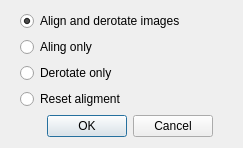
<?xml version="1.0" encoding="UTF-8"?>
<ui version="4.0">
 <class>AlignDialog</class>
 <widget class="QDialog" name="AlignDialog">
  <property name="geometry">
   <rect>
    <x>0</x>
    <y>0</y>
    <width>243</width>
    <height>140</height>
   </rect>
  </property>
  <property name="minimumSize">
   <size>
    <width>0</width>
    <height>0</height>
   </size>
  </property>
  <property name="maximumSize">
   <size>
    <width>320</width>
    <height>240</height>
   </size>
  </property>
  <property name="windowTitle">
   <string>Alignment option</string>
  </property>
  <layout class="QVBoxLayout" name="verticalLayout">
   <property name="leftMargin">
    <number>20</number>
   </property>
   <property name="rightMargin">
    <number>4</number>
   </property>
   <item>
    <widget class="QRadioButton" name="alignDerotateRadioButton">
     <property name="text">
      <string>Align and derotate images</string>
     </property>
     <property name="checked">
      <bool>true</bool>
     </property>
    </widget>
   </item>
   <item>
    <widget class="QRadioButton" name="alignOnlyRadioButton">
     <property name="text">
      <string>Aling only</string>
     </property>
    </widget>
   </item>
   <item>
    <widget class="QRadioButton" name="derotateOnlyRadioButton">
     <property name="text">
      <string>Derotate only</string>
     </property>
    </widget>
   </item>
   <item>
    <widget class="QRadioButton" name="resetRadioButton">
     <property name="text">
      <string>Reset aligment</string>
     </property>
    </widget>
   </item>
   <item>
    <widget class="QDialogButtonBox" name="buttonBox">
     <property name="orientation">
      <enum>Qt::Horizontal</enum>
     </property>
     <property name="standardButtons">
      <set>QDialogButtonBox::Cancel|QDialogButtonBox::Ok</set>
     </property>
     <property name="centerButtons">
      <bool>true</bool>
     </property>
    </widget>
   </item>
  </layout>
  <zorder>alignDerotateRadioButton</zorder>
  <zorder>buttonBox</zorder>
  <zorder>alignOnlyRadioButton</zorder>
  <zorder>derotateOnlyRadioButton</zorder>
  <zorder>resetRadioButton</zorder>
 </widget>
 <resources/>
 <connections>
  <connection>
   <sender>buttonBox</sender>
   <signal>accepted()</signal>
   <receiver>AlignDialog</receiver>
   <slot>accept()</slot>
   <hints>
    <hint type="sourcelabel">
     <x>248</x>
     <y>254</y>
    </hint>
    <hint type="destinationlabel">
     <x>157</x>
     <y>274</y>
    </hint>
   </hints>
  </connection>
  <connection>
   <sender>buttonBox</sender>
   <signal>rejected()</signal>
   <receiver>AlignDialog</receiver>
   <slot>reject()</slot>
   <hints>
    <hint type="sourcelabel">
     <x>316</x>
     <y>260</y>
    </hint>
    <hint type="destinationlabel">
     <x>286</x>
     <y>274</y>
    </hint>
   </hints>
  </connection>
 </connections>
</ui>
